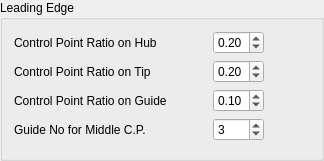
        <widget class="QGroupBox" name="groupBox_leadingMer_2">
         <property name="sizePolicy">
          <sizepolicy hsizetype="Minimum" vsizetype="Preferred">
           <horstretch>0</horstretch>
           <verstretch>0</verstretch>
          </sizepolicy>
         </property>
         <property name="title">
          <string>Leading Edge</string>
         </property>
         <layout class="QGridLayout" name="gridLayout_29">
          <item row="0" column="1" rowspan="5">
           <spacer name="horizontalSpacer_22">
            <property name="orientation">
             <enum>Qt::Horizontal</enum>
            </property>
            <property name="sizeType">
             <enum>QSizePolicy::Minimum</enum>
            </property>
            <property name="sizeHint" stdset="0">
             <size>
              <width>40</width>
              <height>20</height>
             </size>
            </property>
           </spacer>
          </item>
          <item row="1" column="0">
           <widget class="QLabel" name="label_106">
            <property name="text">
             <string>Control Point Ratio on Tip</string>
            </property>
           </widget>
          </item>
          <item row="2" column="2">
           <widget class="QDoubleSpinBox" name="doubleSpinBox_LE_guide_2">
            <property name="maximum">
             <double>1.000000000000000</double>
            </property>
            <property name="singleStep">
             <double>0.010000000000000</double>
            </property>
            <property name="value">
             <double>0.100000000000000</double>
            </property>
           </widget>
          </item>
          <item row="2" column="0">
           <widget class="QLabel" name="label_108">
            <property name="text">
             <string>Control Point Ratio on Guide</string>
            </property>
           </widget>
          </item>
          <item row="0" column="2">
           <widget class="QDoubleSpinBox" name="doubleSpinBox_LE_hub_2">
            <property name="maximum">
             <double>1.000000000000000</double>
            </property>
            <property name="singleStep">
             <double>0.010000000000000</double>
            </property>
            <property name="value">
             <double>0.200000000000000</double>
            </property>
           </widget>
          </item>
          <item row="3" column="0">
           <widget class="QLabel" name="label_109">
            <property name="sizePolicy">
             <sizepolicy hsizetype="Minimum" vsizetype="Preferred">
              <horstretch>0</horstretch>
              <verstretch>0</verstretch>
             </sizepolicy>
            </property>
            <property name="minimumSize">
             <size>
              <width>120</width>
              <height>0</height>
             </size>
            </property>
            <property name="text">
             <string>Guide No for Middle C.P.</string>
            </property>
           </widget>
          </item>
          <item row="3" column="2">
           <widget class="QDoubleSpinBox" name="doubleSpinBox_LE_guide_which_2">
            <property name="decimals">
             <number>0</number>
            </property>
            <property name="minimum">
             <double>1.000000000000000</double>
            </property>
            <property name="maximum">
             <double>5.000000000000000</double>
            </property>
            <property name="singleStep">
             <double>1.000000000000000</double>
            </property>
            <property name="value">
             <double>3.000000000000000</double>
            </property>
           </widget>
          </item>
          <item row="0" column="0">
           <widget class="QLabel" name="label_107">
            <property name="sizePolicy">
             <sizepolicy hsizetype="Minimum" vsizetype="Preferred">
              <horstretch>0</horstretch>
              <verstretch>0</verstretch>
             </sizepolicy>
            </property>
            <property name="minimumSize">
             <size>
              <width>120</width>
              <height>0</height>
             </size>
            </property>
            <property name="text">
             <string>Control Point Ratio on Hub</string>
            </property>
           </widget>
          </item>
          <item row="1" column="2">
           <widget class="QDoubleSpinBox" name="doubleSpinBox_LE_tip_2">
            <property name="maximum">
             <double>1.000000000000000</double>
            </property>
            <property name="singleStep">
             <double>0.010000000000000</double>
            </property>
            <property name="value">
             <double>0.200000000000000</double>
            </property>
           </widget>
          </item>
          <item row="0" column="3">
           <widget class="QLabel" name="label_114">
            <property name="sizePolicy">
             <sizepolicy hsizetype="Maximum" vsizetype="Preferred">
              <horstretch>0</horstretch>
              <verstretch>0</verstretch>
             </sizepolicy>
            </property>
            <property name="minimumSize">
             <size>
              <width>40</width>
              <height>0</height>
             </size>
            </property>
            <property name="text">
             <string/>
            </property>
           </widget>
          </item>
          <item row="1" column="3">
           <widget class="QLabel" name="label_115">
            <property name="sizePolicy">
             <sizepolicy hsizetype="Maximum" vsizetype="Preferred">
              <horstretch>0</horstretch>
              <verstretch>0</verstretch>
             </sizepolicy>
            </property>
            <property name="minimumSize">
             <size>
              <width>40</width>
              <height>0</height>
             </size>
            </property>
            <property name="text">
             <string/>
            </property>
           </widget>
          </item>
          <item row="2" column="3">
           <widget class="QLabel" name="label_116">
            <property name="sizePolicy">
             <sizepolicy hsizetype="Maximum" vsizetype="Preferred">
              <horstretch>0</horstretch>
              <verstretch>0</verstretch>
             </sizepolicy>
            </property>
            <property name="minimumSize">
             <size>
              <width>40</width>
              <height>0</height>
             </size>
            </property>
            <property name="text">
             <string/>
            </property>
           </widget>
          </item>
          <item row="3" column="3">
           <widget class="QLabel" name="label_117">
            <property name="sizePolicy">
             <sizepolicy hsizetype="Maximum" vsizetype="Preferred">
              <horstretch>0</horstretch>
              <verstretch>0</verstretch>
             </sizepolicy>
            </property>
            <property name="minimumSize">
             <size>
              <width>40</width>
              <height>0</height>
             </size>
            </property>
            <property name="text">
             <string/>
            </property>
           </widget>
          </item>
         </layout>
        </widget>
